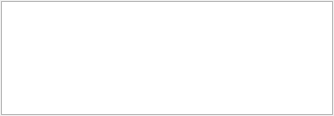
<ui version="4.0" >
 <class>DocumentationPanel</class>
 <widget class="QWidget" name="DocumentationPanel" >
  <property name="geometry" >
   <rect>
    <x>0</x>
    <y>0</y>
    <width>334</width>
    <height>116</height>
   </rect>
  </property>
  <property name="sizePolicy" >
   <sizepolicy vsizetype="Ignored" hsizetype="Ignored" >
    <horstretch>0</horstretch>
    <verstretch>0</verstretch>
   </sizepolicy>
  </property>
  <property name="windowTitle" >
   <string>Documentation</string>
  </property>
  <layout class="QVBoxLayout" name="ui_verticalLayout" >
   <property name="spacing" >
    <number>3</number>
   </property>
   <property name="margin" >
    <number>1</number>
   </property>
   <item>
    <widget class="QTextBrowser" name="ui_textBrowser" />
   </item>
  </layout>
  <action name="ui_backwardAction" >
   <property name="icon" >
    <iconset resource="../main.qrc" >
     <normaloff>:/backwardIcon</normaloff>:/backwardIcon</iconset>
   </property>
   <property name="text" >
    <string>Backward</string>
   </property>
  </action>
  <action name="ui_forwardAction" >
   <property name="icon" >
    <iconset resource="../main.qrc" >
     <normaloff>:/forwardIcon</normaloff>:/forwardIcon</iconset>
   </property>
   <property name="text" >
    <string>Forward</string>
   </property>
  </action>
  <action name="ui_homeAction" >
   <property name="icon" >
    <iconset resource="../main.qrc" >
     <normaloff>:/homeIcon</normaloff>:/homeIcon</iconset>
   </property>
   <property name="text" >
    <string>Home</string>
   </property>
  </action>
 </widget>
 <resources>
  <include location="../main.qrc" />
 </resources>
 <connections/>
</ui>
